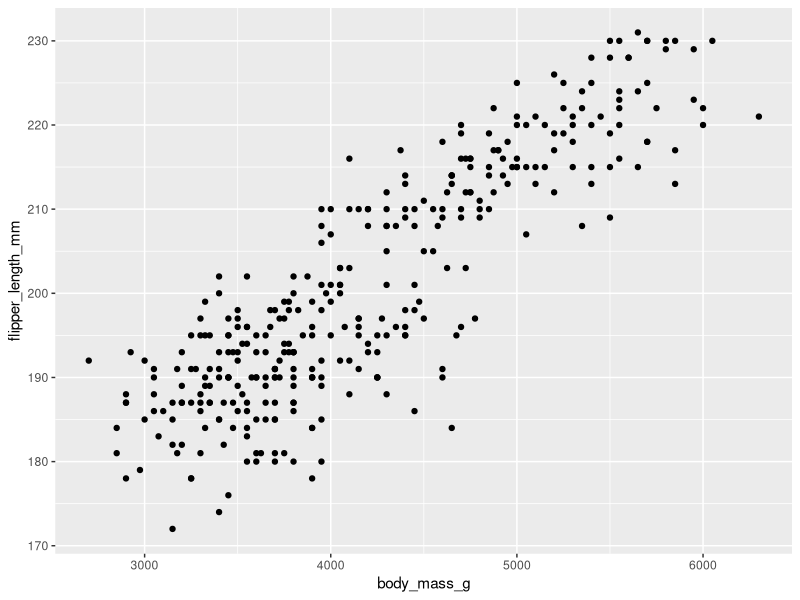
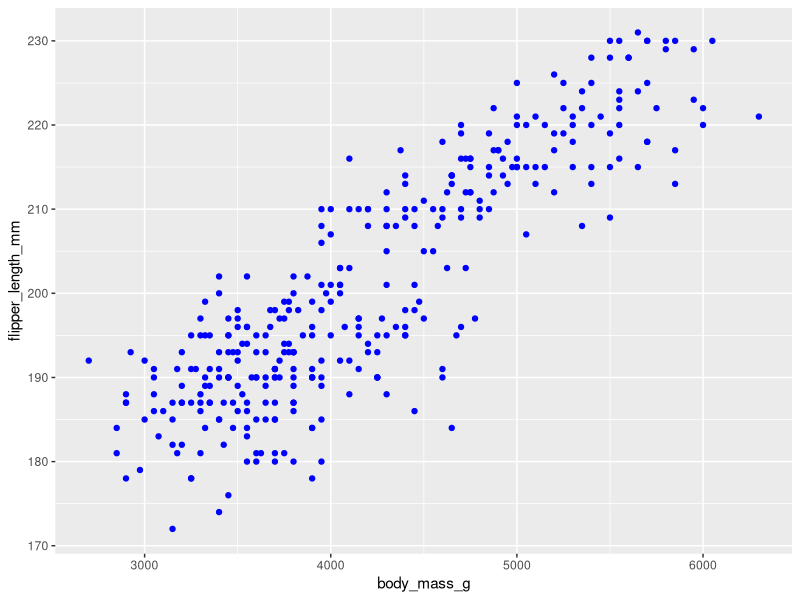
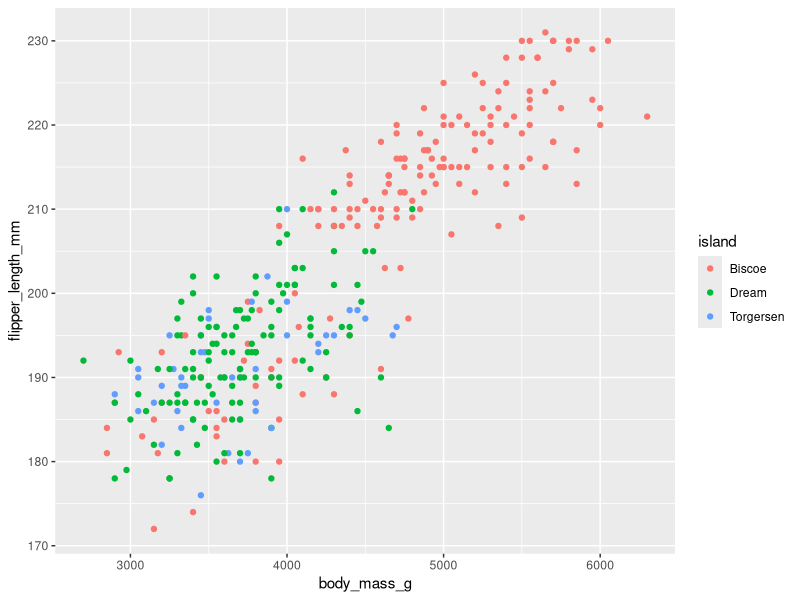
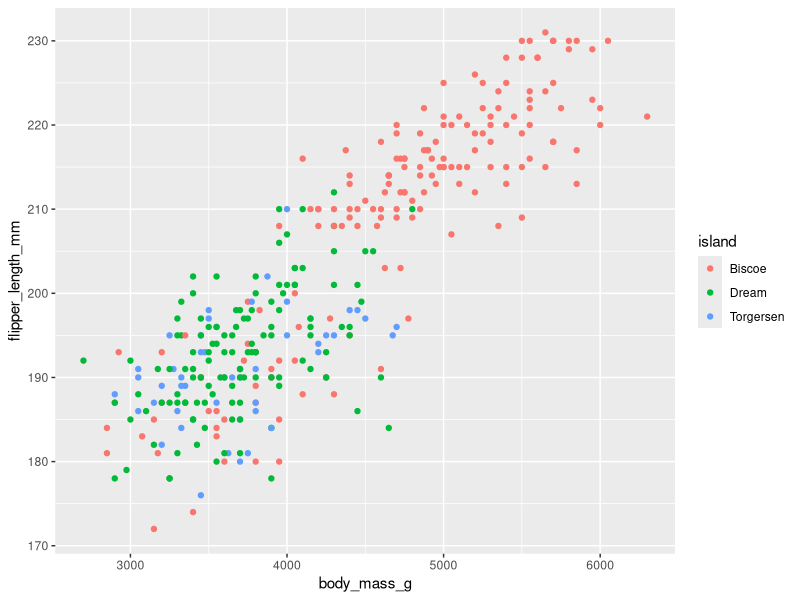

R code for these plots, in order:
## ---- chunk 1
#| message: false

library(tidyverse)
library(palmerpenguins)

# brings 'penguins' dataset into name space
attach(penguins)
# brings 'penguins_raw' dataset into name space
attach(penguins_raw)
## ---- chunk 2
ggplot(
  data = penguins,
  mapping = aes(x = body_mass_g,
                y = flipper_length_mm)
) +
  geom_point()
## ---- chunk 3

ggplot(
  data = penguins,
  mapping = aes(x = body_mass_g,
                y = flipper_length_mm)
) +
  geom_point(colour = "blue")
## ---- chunk 4

ggplot(
  data = penguins,
  mapping = aes(x = body_mass_g,
                y = flipper_length_mm)
) +
  geom_point(mapping = aes(colour = island))
## ---- chunk 5
penguin_plot <- ggplot(
  data = penguins,
  mapping = aes(x = body_mass_g,
                y = flipper_length_mm,
                colour = island)
) 

penguin_plot <- penguin_plot +
  geom_point()

penguin_plot
